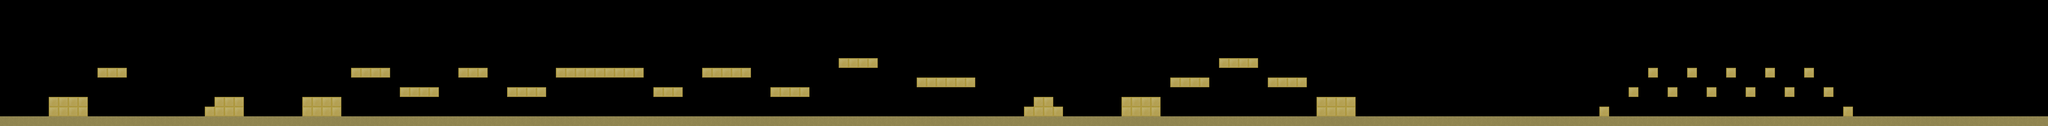

A level layout from a 2D game, rendered from its tile map. Below: a short description, then the map file with tile-grid data replaced by summaries:
An orthogonal 210x13 tile map with 64x64 px tiles, 1 tile layer (Tile Layer 1) and 127 objects.

<map version="1.0" orientation="orthogonal" width="210" height="13" tilewidth="64" tileheight="64">
 <tileset firstgid="1" name="level4" tilewidth="64" tileheight="64" spacing="2">
  <image source="level4.png" width="512" height="128" />
 </tileset>
 <layer name="Tile Layer 1" width="210" height="13">
  <data>[2730 cells, 329 non-empty, 2 distinct tile ids]</data>
 </layer>
 <objectgroup name="cactus" width="210" height="13">
  <object x="1009" y="721" />
  <object x="3958" y="373" />
  <object x="7182" y="712" />
  <object x="9291" y="703" />
  <object x="9639" y="697" />
  <object x="9955" y="700" />
  <object x="10291" y="694" />
 </objectgroup>
 <objectgroup name="armadillo" width="210" height="13" />
 <objectgroup name="rsnake" width="210" height="13">
  <object x="2112" y="600" />
  <object x="3458" y="542" />
  <object x="2755" y="552" />
  <object x="5188" y="542" />
  <object x="8133" y="336" />
 </objectgroup>
 <objectgroup name="hawk" width="210" height="13">
  <object x="10548" y="230" />
  <object x="12006" y="176" />
  <object x="1391" y="245" />
  <object x="470" y="334" />
  <object x="5888" y="191" />
  <object x="6639" y="345" />
 </objectgroup>
 <objectgroup name="lizard" width="210" height="13">
  <object x="4767" y="409" />
  <object x="815" y="718" />
  <object x="12464" y="724" />
  <object x="12942" y="724" />
  <object x="7904" y="726" width="144" height="22" />
  <object x="8370" y="730" width="132" height="14" />
 </objectgroup>
 <objectgroup name="flyjar" width="210" height="13">
  <object x="4127" y="409" />
 </objectgroup>
 <objectgroup name="end" width="210" height="13">
  <object x="13315" y="715" />
 </objectgroup>
 <objectgroup name="sand" width="210" height="13">
  <object x="2279" y="739" />
  <object x="2342" y="741" />
  <object x="2405" y="739" />
  <object x="2474" y="741" />
  <object x="2533" y="739" />
  <object x="2596" y="739" />
  <object x="2661" y="741" />
  <object x="2717" y="743" />
  <object x="2785" y="738" />
  <object x="3289" y="741" />
  <object x="2977" y="737" />
  <object x="3168" y="737" />
  <object x="3046" y="739" />
  <object x="2914" y="739" />
  <object x="3357" y="736" />
  <object x="3105" y="737" />
  <object x="3233" y="739" />
  <object x="2851" y="737" />
  <object x="3867" y="743" />
  <object x="3555" y="739" />
  <object x="3746" y="739" />
  <object x="3624" y="741" />
  <object x="3492" y="741" />
  <object x="3935" y="738" />
  <object x="3683" y="739" />
  <object x="3811" y="741" />
  <object x="3429" y="739" />
  <object x="4441" y="743" />
  <object x="4129" y="739" />
  <object x="4320" y="739" />
  <object x="4198" y="741" />
  <object x="4066" y="741" />
  <object x="4509" y="738" />
  <object x="4257" y="739" />
  <object x="4385" y="741" />
  <object x="4003" y="739" />
  <object x="5018" y="744" />
  <object x="4706" y="740" />
  <object x="4897" y="740" />
  <object x="4775" y="742" />
  <object x="4643" y="742" />
  <object x="5086" y="739" />
  <object x="4834" y="740" />
  <object x="4962" y="742" />
  <object x="4580" y="740" />
  <object x="5597" y="749" />
  <object x="5285" y="745" />
  <object x="5476" y="745" />
  <object x="5354" y="747" />
  <object x="5222" y="747" />
  <object x="5665" y="744" />
  <object x="5413" y="745" />
  <object x="5541" y="747" />
  <object x="5159" y="745" />
  <object x="6173" y="745" />
  <object x="5861" y="741" />
  <object x="6052" y="741" />
  <object x="5930" y="743" />
  <object x="5798" y="743" />
  <object x="6241" y="740" />
  <object x="5989" y="741" />
  <object x="6117" y="743" />
  <object x="5735" y="741" />
  <object x="6308" y="736" />
  <object x="6371" y="737" />
  <object x="6439" y="740" />
  <object x="6501" y="740" />
  <object x="6567" y="736" />
  <object x="6629" y="737" />
  <object x="6685" y="737" />
  <object x="2206" y="996" width="42" height="14" />
 </objectgroup>
 <objectgroup name="spikes" width="210" height="13">
  <object x="10602" y="742" />
  <object x="10664" y="740" />
  <object x="10724" y="738" />
  <object x="10786" y="738" />
  <object x="10858" y="738" />
  <object x="10918" y="738" />
  <object x="10986" y="738" />
  <object x="11048" y="744" />
  <object x="11112" y="738" />
  <object x="11358" y="740" />
  <object x="11236" y="742" />
  <object x="11430" y="740" />
  <object x="11174" y="744" />
  <object x="11296" y="740" />
  <object x="11620" y="746" />
  <object x="11684" y="740" />
  <object x="11490" y="740" />
  <object x="11558" y="740" />
  <object x="11746" y="736" />
  <object x="11822" y="736" />
  <object x="11876" y="738" />
  <object x="12002" y="730" />
  <object x="12070" y="740" />
  <object x="11936" y="732" />
 </objectgroup>
 <objectgroup name="sandstorm" width="210" height="13">
  <object x="6388" y="542" width="415" height="55" />
  <object x="4391" y="521" width="524" height="70" />
  <object x="2782" y="467" width="603" height="42" />
  <object x="5673" y="376" width="515" height="30" />
  <object x="3964" y="342" width="248" height="27" />
  <object x="1797" y="476" width="727" height="70" />
 </objectgroup>
</map>
